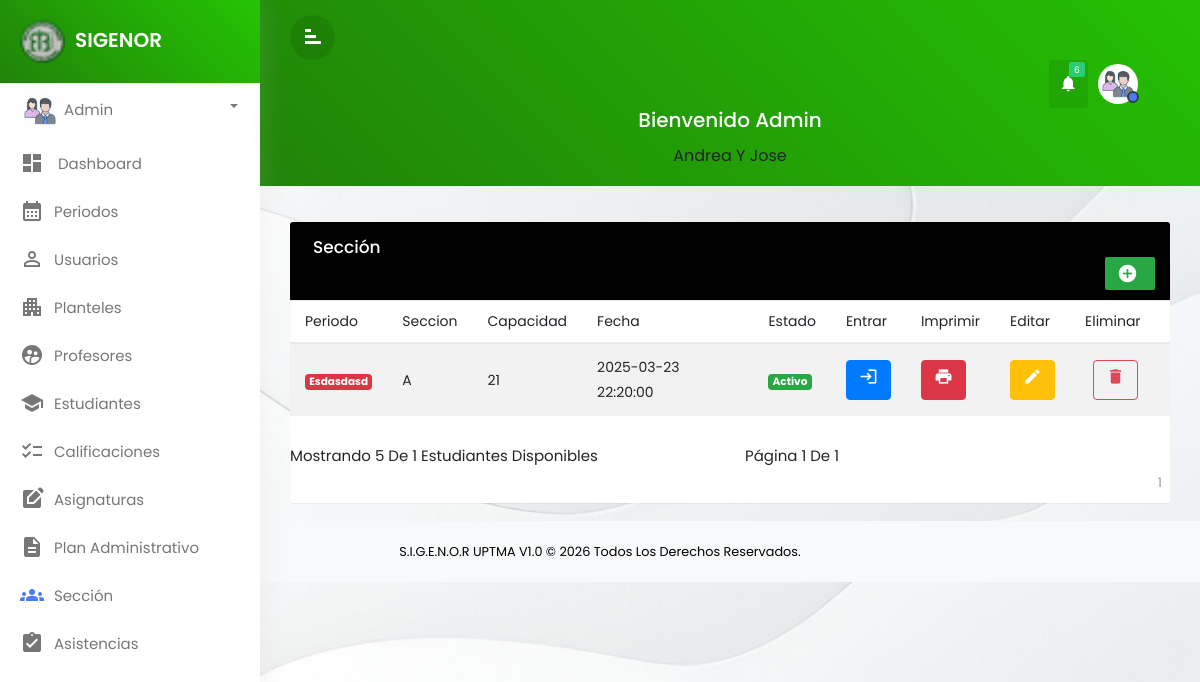
Page /Views/groups/mostrar (signed in) on the committed database.
### tables this page shows
CREATE TABLE `seccion` (
  `id_seccion` int(11) NOT NULL,
  `id_periodo` int(11) NOT NULL,
  `nombre_seccion` varchar(10) NOT NULL,
  `capacidad` smallint(100) NOT NULL,
  `fecha` datetime NOT NULL,
  `estado` char(1) NOT NULL
);

CREATE TABLE `periodos` (
  `id_periodo` int(11) NOT NULL,
  `id_plantel` int(11) NOT NULL,
  `numero_periodo` varchar(100) NOT NULL,
  `fecha_inicio` date NOT NULL,
  `fecha_fin` date NOT NULL,
  `nombre_periodo` varchar(100) NOT NULL,
  `fecha` timestamp NOT NULL DEFAULT current_timestamp() ON UPDATE current_timestamp(),
  `estado` char(1) NOT NULL
);

### views/groups/mostrar.php (the view, shortened to what this page needs)
<!doctype html>
<html lang="en">
  <head>
        <link rel="stylesheet" href="../../Assets/css/bootstrap-1.min.css">
        <link rel="stylesheet" href="../../Assets/css/custom.css">
       <link href="https://cdn.datatables.net/1.12.1/css/jquery.dataTables.min.css" rel="stylesheet">
        <link href="../../Assets/css/font-awesome.min.css" rel="stylesheet" />
        <link rel="stylesheet" type="text/css" href="https://cdnjs.cloudflare.com/ajax/libs/twitter-bootstrap/4.5.0/js/bootstrap.min.js.map">
  </head>
  <body>
<div class="wrapper">
        <nav id="sidebar">
            <div class="sidebar-header">
            <h3 style="font-size:20px;" ><img src="../../Assets/img/logo.png" class="img-fluid"/><span>SIGENOR</span></h3>
            </div>
            <ul class="list-unstyled components">
<li class="dropdown">
                    <a href="#pageSubmenu3" data-toggle="collapse" aria-expanded="false"
          class="dropdown-toggle">
          <img src="../../Views/profile/<?php echo ucfirst ($_SESSION['foto']) ?> " style="width:40px; height:40px; border-radius:50%;"/>
          <span><?php echo ucfirst($_SESSION['nombre_usuario']); ?></span></a>
                </li>
			<li  class="">
                    <a href="../admin/pages-admin.php" class="dashboard"><i class="material-icons">dashboard</i>
					<span>Dashboard</span></a>
                    </li>
        <li class="">
             <a href="../period/mostrar"><i class="material-icons">calendar_month</i><span>Periodos</span></a>
         </li>
          <li  class="">
             <a href="../users/mostrar"><i class="material-icons">person_outline</i><span>Usuarios
             </span></a>
         </li>
         <li  class="">
             <a href="../fathers/mostrar"><i class="material-icons">apartment</i><span>Planteles
             </span></a>
         </li>
         <li  class="">
                <a href="../teachers/mostrar"><i class="material-icons">supervised_user_circle</i><span>Profesores
                    </span></a>
                </li>
                <li  class="">
                    <a href="../students/mostrar"><i class="material-icons">school</i><span>Estudiantes
                    </span></a>
                </li>
                <li  class="">
                    <a href="../subgrade/mostrar"><i class="material-icons">checklist</i><span>Calificaciones
                    </span></a>
                </li>
         <li  class="">
             <a href="../careers/mostrar"><i class="material-icons">edit_square</i><span>Asignaturas
             </span></a>
         </li>
         <li  class="">
             <a href="../grade/mostrar"><i class="material-icons">description</i><span>Plan administrativo
             </span></a>
         </li>
         <li  class="active">
             <a href="../groups/mostrar"><i class="material-icons">groups</i><span>Sección
             </span></a>
         </li>
         <li  class="">
             <a href="../assists/mostrar"><i class="material-icons">assignment_turned_in</i><span>Asistencias
             </span></a>
         </li>
     </ul>
 </nav>
		<div id="content">
		   <div class="top-navbar">
		      <div class="xp-topbar">
                <div class="row">
                    <div class="col-2 col-md-1 col-lg-1 order-2 order-md-1 align-self-center">
                        <div class="xp-menubar">
                               <span class="material-icons text-white">signal_cellular_alt
							   </span>
                         </div>
                    </div>
                    <div class="col-10 col-md-6 col-lg-8 order-1 order-md-3" style="margin-left: 281px;">
                        <div class="xp-profilebar text-right">
							 <nav class="navbar p-0">
                        <ul class="nav navbar-nav flex-row ml-auto">
                            <li class="dropdown nav-item active">
                                <a href="#" class="nav-link" data-toggle="dropdown">
                                   <span class="material-icons">notifications</span>
								   <span class="notification">6</span>
                               </a>
                            </li>
                            <li class="nav-item dropdown">
                                <a class="nav-link" href="#" data-toggle="dropdown">
                                <img src="../../Views/profile/<?php echo ucfirst ($_SESSION['foto']) ?> " style="width:40px; height:40px; border-radius:50%;"/>
								<span class="xp-user-live"></span>
								</a>
                            </li>
                        </ul>
            </nav>
                        </div>
                    </div>
                </div>
            </div>
            <div class="xp-breadcrumbbar text-center">
                <h4 class="page-title">Bienvenido&nbsp;<?php echo ucfirst($_SESSION['nombre_usuario']); ?></h4>
                  <ol class="breadcrumb">
                    <li class="breadcrumb-item"><?php echo ucfirst($_SESSION['nombre_completo']); ?></li>
                  </ol>
            </div>
		   </div>
            <div class="main-content">
              <div class="row">
                <div class="col-md-12">
                <div class="table-wrapper">
    <div class="table-title">
      <div class="row">
        <div class="col-sm-6 p-0 d-flex justify-content-lg-start justify-content-center">
          <h2 class="ml-lg-2">Sección</h2>
        </div>
        <div class="col-sm-12 p-0 d-flex justify-content-lg-end justify-content-center">
          <a href="#addEmployeeModal" class="btn btn-success" data-toggle="modal">
          <i class="material-icons">&#xE147;</i> </a>
        </div>
      </div>
    </div>
    <?php
require '../../Config/config.php';
$productosPorPagina = 5;
$pagina = 1;
$sentencia = $connect->query("SELECT
    seccion.id_seccion,
    seccion.nombre_seccion,
    seccion.capacidad,
    seccion.fecha,
    seccion.estado,
    periodos.id_periodo,
    periodos.nombre_periodo, COUNT(*) AS conteo
FROM seccion
INNER JOIN periodos ON seccion.id_periodo = periodos.id_periodo;
");
$conteo = $sentencia->fetchObject()->conteo;
$paginas = ceil($conteo / $productosPorPagina);
    $sentencia = $connect->prepare("SELECT
    seccion.id_seccion,
    seccion.nombre_seccion,
    seccion.capacidad,
    seccion.fecha,
    seccion.estado,
    periodos.id_periodo,
    periodos.nombre_periodo
FROM seccion
INNER JOIN periodos ON seccion.id_periodo = periodos.id_periodo;
");
$sentencia->execute();
$productos = $sentencia->fetchAll(PDO::FETCH_ASSOC);
?>
    <table class="table table-striped table-hover">
      <thead>
      <tr>
            <th>Periodo</th>
            <th>Seccion</th>
            <th>Capacidad</th>
            <th>Fecha</th>
            <th>Estado</th>
            <th>Entrar</th>
            <th>Imprimir</th>
            <th>Editar</th>
            <th>Eliminar</th>
        </tr>
    </thead>
    <tbody>
        <?php
        $productos = isset($productos) && is_array($productos) ? $productos : [];
        foreach ($productos as $producto) { ?>
        <tr>
            <td><span class="badge badge-danger"><?php echo htmlspecialchars($producto['nombre_periodo']); ?></span></td>
            <td><?php echo htmlspecialchars($producto['nombre_seccion']); ?></td>
            <td><?php echo htmlspecialchars($producto['capacidad']); ?></td>
            <td><?php echo htmlspecialchars($producto['fecha']); ?></td>
            <td>
                <?php if ($producto['estado'] == 1) { ?>
                <span class="badge badge-success">Activo</span>
                <?php } else { ?>
                <span class="badge badge-danger">No activo</span>
                <?php } ?>
            </td>
            <td>
                <a href="entrar?id=&periodo=<?php echo htmlspecialchars($producto['id_periodo']); ?>"
                   class="btn btn-primary text-white">
                   <i class="material-icons" data-toggle="tooltip" title="Entrar">login</i>
                </a>
            </td>
            <td>
<a href="plantilla.php?id=<?php echo htmlspecialchars($producto['id_seccion']); ?>&periodo=<?php echo htmlspecialchars($producto['id_periodo']); ?>"
   class="btn btn-danger text-white">
   <i class="material-icons" data-toggle="tooltip" title="Imprimir">print</i>
</a>
</td>
            <td>
                <form method="POST" action="<?php echo htmlspecialchars($_SERVER['PHP_SELF']); ?>">
                    <button name="editar" class="btn btn-warning text-white">
                        <i class="material-icons" data-toggle="tooltip" title="Edit">&#xE254;</i>
                    </button>
                </form>
            </td>
            <td>
                <form onsubmit="return confirm('Realmente desea eliminar el registro?');"
                      method="POST"
                      action="<?php echo htmlspecialchars($_SERVER['PHP_SELF']); ?>">
                    <button name="eliminar" class='btn btn-square btn-outline-danger m-2 text-red'>
                        <i class="material-icons" title="Delete">&#xE872;</i>
                    </button>
                </form>
            </td>
        </tr>
        <?php } ?>
    </tbody>
</table>
    <nav aria-label="Page navigation example">
            <div class="row">
                <div class="col-xs-12 col-sm-6">
                    <p>Mostrando <?php echo $productosPorPagina ?> de <?php echo $conteo ?> estudiantes disponibles</p>
                </div>
                <div class="col-xs-12 col-sm-6">
                    <p>Página <?php echo $pagina ?> de <?php echo $paginas ?> </p>
                </div>
            </div>
            <ul class="pagination">
                <?php for ($x = 1; $x <= $paginas; $x++) { ?>
                    <li class="<?php if ($x == $pagina) echo "active" ?>">
                        <a href="./mostrar?pagina=<?php echo $x ?>">
                            <?php echo $x ?></a>
                    </li>
                <?php } ?>
            </ul>
        </nav>
  </div>
</div>
</div>
        </div>
</div>
</div>
<footer class="text-center py-3 bg-light">
  <small> S.I.G.E.N.O.R UPTMA v1.0 &copy; <?php echo date("Y"); ?>  Todos los derechos reservados.</small>
</footer>
  </body>
  </html>

### views/groups/mostrar.php (style rules this page uses)
footer { position: relative; bottom: 22PX; width: 100%; color:black }

### rows in the picture
seccion: id_periodo.nombre_periodo "Esdasdasd", nombre_seccion "A", capacidad "21", fecha "2025-03-23 22:20:00", estado "Activo"

### other values in the picture
$_SESSION['nombre_usuario'] "Admin"
$_SESSION['nombre_completo'] "Andrea Y Jose"
$productosPorPagina "5"
$conteo "1"
$pagina "1"
$paginas "1"
